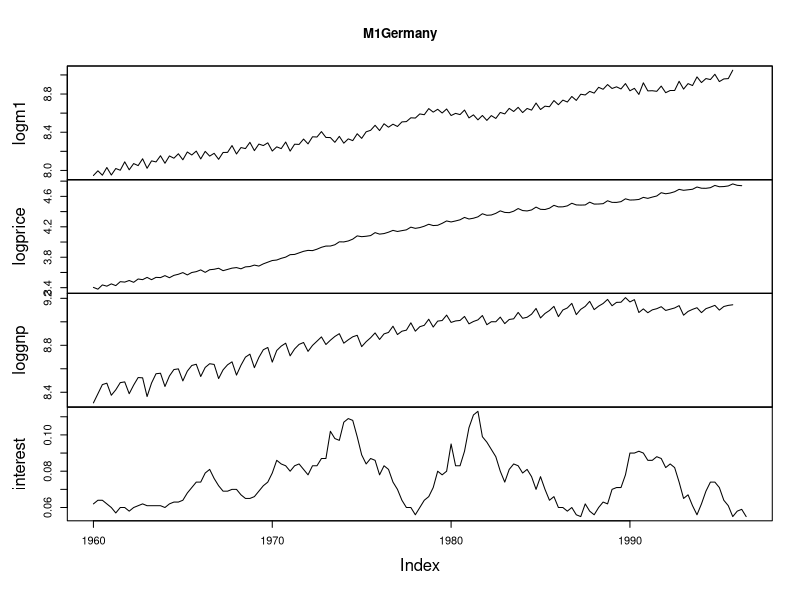
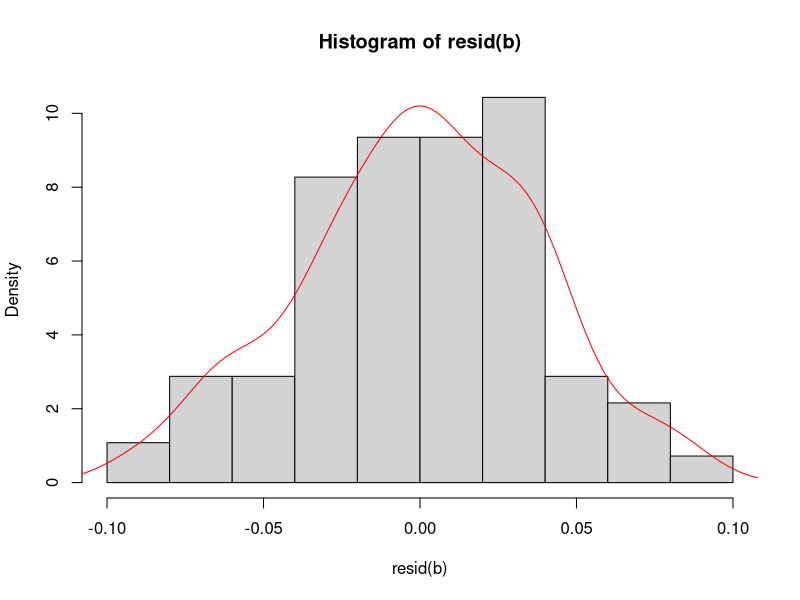

Here is the R script that generated these plots, in order:
## ---- chunk 1
library(dynlm)
summary(M1Germany)#perzvelgiami duomenys
plot(M1Germany)#ziuredami i grafika galime teigti, kad isskirciu nera
## ---- chunk 2
a<-dynlm((logm1)~(L(logprice,2))+(L(loggnp,2))+(L(interest,2)),data=M1Germany,star=c(1960,1),end=c(1996,3))
b1<-dynlm((logm1)~(L(logprice,4))+(L(loggnp,4))+(L(interest,4)),data=M1Germany,star=c(1960,1),end=c(1996,3))
b<-dynlm((logm1)~(L(logprice,4))+(d(L(loggnp,4)))+(L(interest,4)),data=M1Germany,star=c(1960,1),end=c(1996,3))
#panaikinome loggnp nario trenda t.y liko tik pokytis
c<-dynlm((logm1)~(L(logprice,1))+(L(interest,1)),data=M1Germany,star=c(1960,1),end=c(1996,3))
d<-dynlm((logm1)~(L(logprice,3))+(L(interest,3)),data=M1Germany,star=c(1960,1),end=c(1996,3))
e<-dynlm((logm1)~(L(logprice,5))+(L(interest,5)),data=M1Germany,star=c(1960,1),end=c(1996,3))
## ---- chunk 3
summary(a)
summary(b1)
summary(b)
summary(c)
summary(d)
summary(e)
## ---- chunk 4
AIC(a)
AIC(b1)
AIC(b)
AIC(c)
AIC(d)
AIC(e)
## ---- chunk 5
library(car)
vif(b)#nera multikoliniarumo problema
## ---- chunk 6
hist(resid(b), probability=TRUE)
lines(density(resid(b)), col="red")#grafiskai liekanos atrodo normalios
res<-as.vector(b$residuals)
shapiro.test(res)#H0 priimam, nes p-value = 0.4431>0.05, vadinasi galime teigti, jog liekanos normalios
